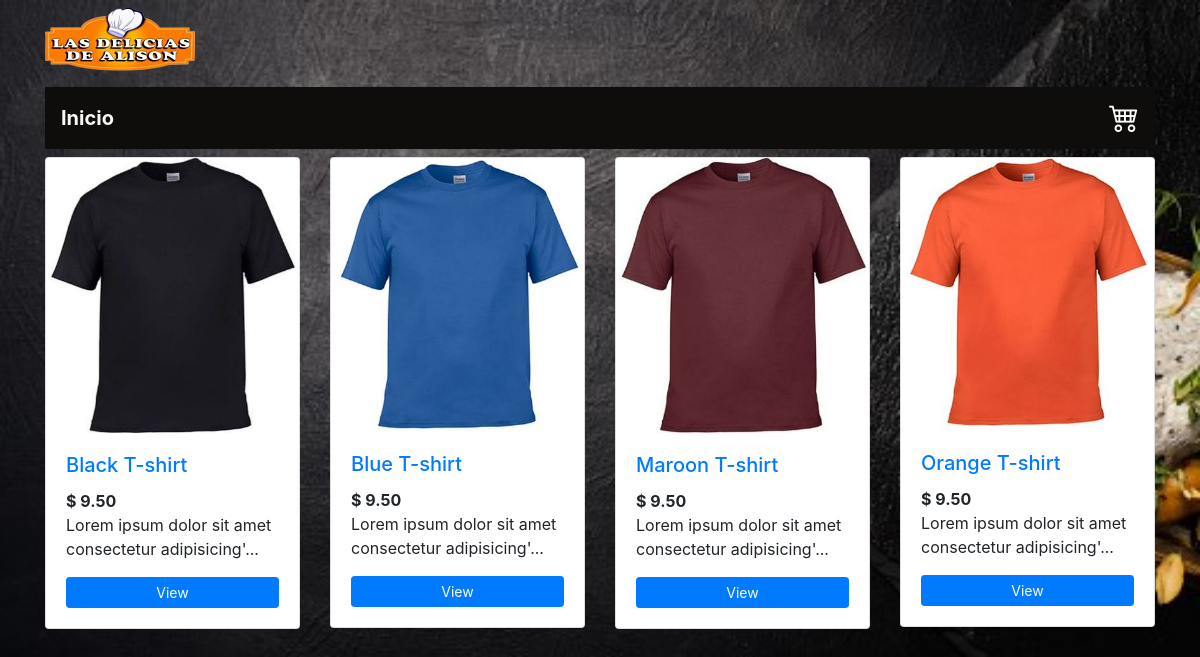
The page /pedido-prueba/index.php on the database its author committed.
### tables this page shows
CREATE TABLE `product_images` (
  `id` int(11) NOT NULL AUTO_INCREMENT,
  `product_id` int(11) DEFAULT NULL,
  `img` varchar(255) DEFAULT NULL,
  `display_order` int(11) DEFAULT NULL,
  `is_featured` tinyint(1) DEFAULT '0',
  PRIMARY KEY (`id`)
);

CREATE TABLE `products` (
  `id` int(11) NOT NULL AUTO_INCREMENT,
  `product_name` varchar(255) DEFAULT NULL,
  `product_slug` varchar(255) DEFAULT NULL,
  `short_description` varchar(255) DEFAULT NULL,
  `full_description` text,
  `price` double(4,2) DEFAULT NULL,
  `is_featured` tinyint(1) DEFAULT '0',
  `is_active` tinyint(1) DEFAULT '0',
  `created_at` datetime DEFAULT NULL,
  `updated_at` datetime DEFAULT NULL,
  PRIMARY KEY (`id`)
);

### pedido-prueba/index.php (the view, shortened to what this page needs)
<?php
    require_once('./inc/config.php');
    $sql = "SELECT p.*,pdi.img from products p
                    INNER JOIN product_images pdi ON pdi.product_id = p.id
                    WHERE pdi.is_featured = 1";
    $handle = $db->prepare($sql);
    $handle->execute();
    $getAllProducts = $handle->fetchAll(PDO::FETCH_ASSOC);
    include('layouts/header.php');
?>
    <div class="row">
        <?php
        foreach($getAllProducts as $product)
        {
            $imgUrl = PRODUCT_IMG_URL.str_replace(' ','-',strtolower($product['product_name']))."/".$product['img'];
        ?>
            <div class="col-md-3  mt-2">
                <div class="card">
                     <a href="single-product.php?product=<?php echo $product['id']?>">
                        <img class="card-img-top" src="<?php echo $imgUrl ?>" alt="<?php echo $product['product_name'] ?>">
                    </a>
                    <div class="card-body">
                        <h5 class="card-title">
                            <a href="single-product.php?product=<?php echo $product['id'] ?>">
                                <?php echo $product['product_name']; ?>
                            </a>
                        </h5>
                        <strong>$ <?php echo $product['price']?></strong>
                        <p class="card-t">
                            <?php echo substr($product['short_description'],0,50) ?>'...
                        </p>
                        <p class="card-text">
                            <a href="single-product.php?product=<?php echo $product['id']?>" class="btn btn-primary btn-sm">
                                View
                            </a>
                        </p>
                    </div>
                </div>
            </div>
        <?php
        }
        ?>
    </div>
<?php include('layouts/footer.php');?>

### pedido-prueba/layouts/header.php (shortened to what this page needs)
<!DOCTYPE html>
<html lang="en">
<head>
    <link rel="stylesheet" href="pedido.css">
    <link rel="stylesheet" href="https://stackpath.bootstrapcdn.com/bootstrap/4.1.3/css/bootstrap.min.css">
    <link rel="stylesheet" href="https://cdn.jsdelivr.net/npm/bootstrap-icons@1.3.0/font/bootstrap-icons.css">
</head>
<body>
   <div class="container">
        <div class="row mt-2 mb-2">
            <div class="col-md-12 col-xs-12">
                <h1>
                    <img src="logo(1)_opt.png" alt=" " class="logo-welcome " class="title-welcome ">
                </h1>
            </div>
        </div>
        <nav class="navbar">
            <ul class="navbar-nav mr-auto mt-2 mt-lg-0"">
                <li class="nav-item active">
                    <a class="nav-link" href="index.php"><b>Inicio</b> <span class="sr-only">(current)</span></a>
                </li>
            </ul>
            <div class="form-inline">
                <a href="cart.php" >
                    <i class="bi bi-cart4" style="font-size:30px;"></i>
                </a>
            </div>
        </nav>

### pedido-prueba/layouts/footer.php (shortened to what this page needs)
</div>
</body>
</html>

### pedido-prueba/pedido.css (style rules this page uses)
body { background: url(bg.jpg) no-repeat center top; background-size: cover; display: flex; flex-direction: column; }
.logo-welcome { text-align: center; }
.navbar { background: rgb(14, 13, 12); }
.nav-link { color: rgb(248, 247, 247); font-size: 20px; }
.form-inline a { color: rgb(255, 255, 255); }
.btn { width: 100%; padding: 10px 30px; cursor: pointer; display: block; margin: auto; border: 0; outline: none; border-radius: 10px; border: 1px solid black; font-weight: bold; font-size: 18px; color: rgb(2, 2, 2); background-color: rgb(228, 135, 29); }
body { font-family: Arial, sans-serif; }

### rows shown on the page
product_images: product+img (picture), product.product_name "Black T-shirt", product.price "9.50", product.short_description "Lorem ipsum dolor sit amet consectetur adipisicing"
product_images: product+img (picture), product.product_name "Blue T-shirt", product.price "9.50", product.short_description "Lorem ipsum dolor sit amet consectetur adipisicing"
product_images: product+img (picture), product.product_name "Maroon T-shirt", product.price "9.50", product.short_description "Lorem ipsum dolor sit amet consectetur adipisicing"
product_images: product+img (picture), product.product_name "Orange T-shirt", product.price "9.50", product.short_description "Lorem ipsum dolor sit amet consectetur adipisicing"
